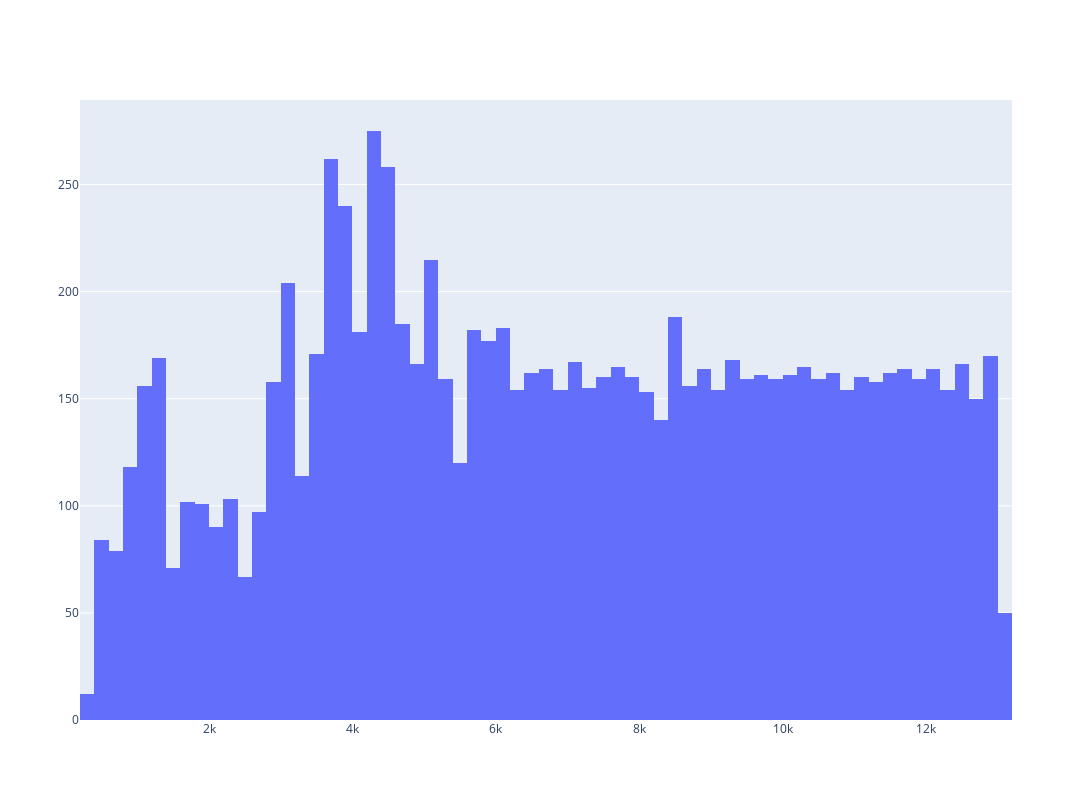
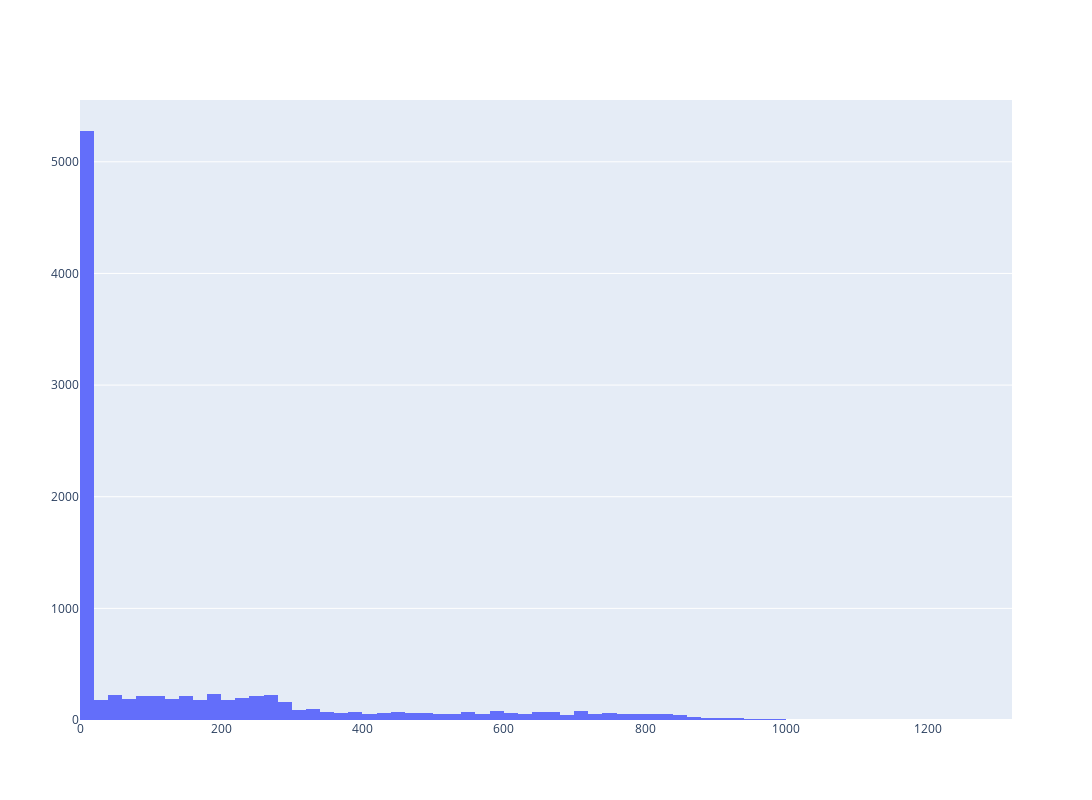
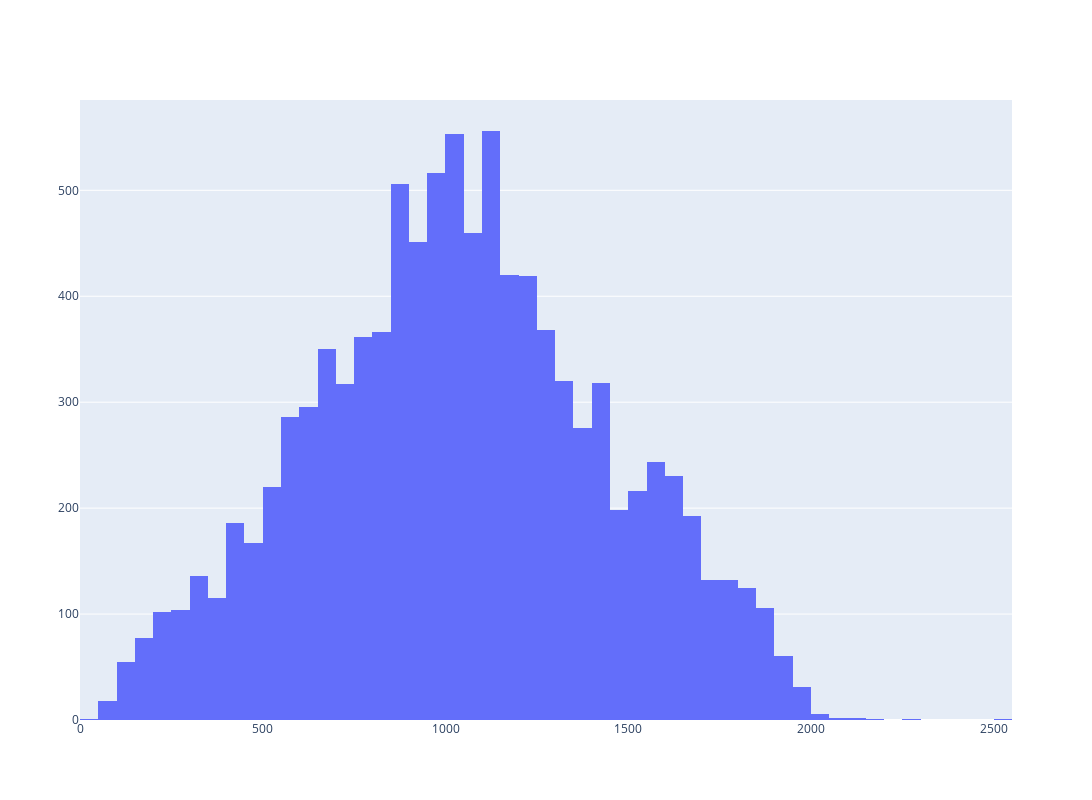
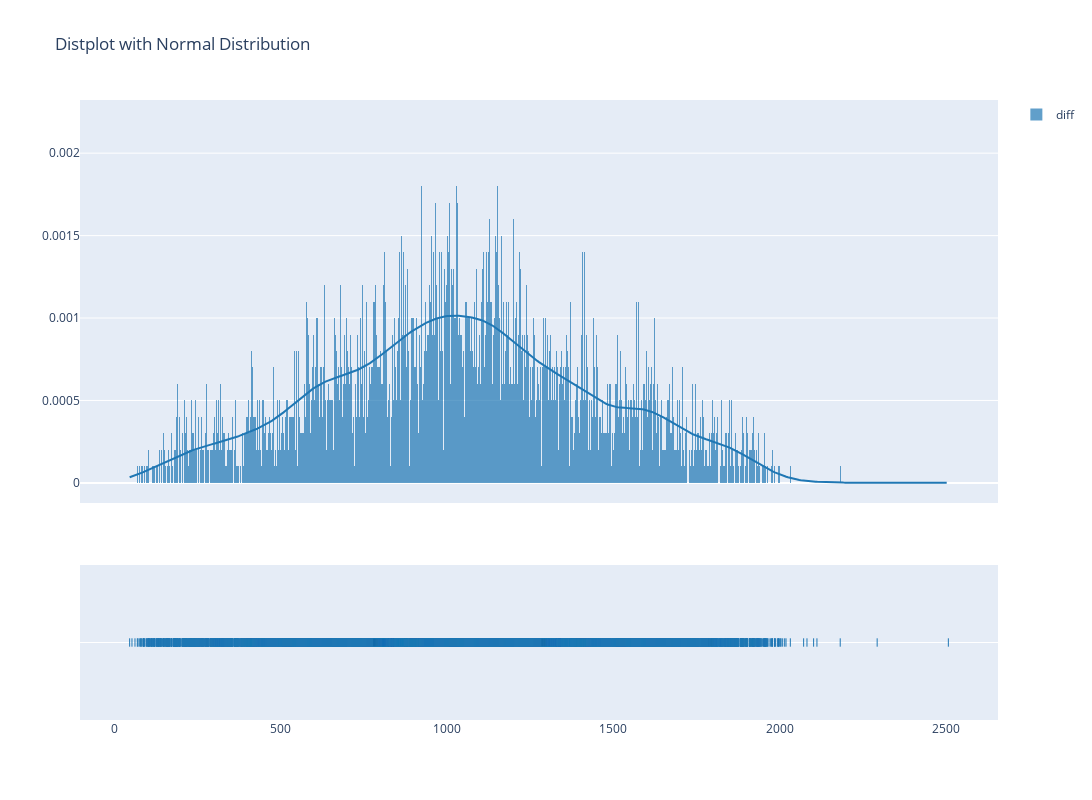

Notebook source saved alongside these figures, in order:
### Code cell
timeline_plotting("../timeline-2000nodes.csv")
histogram_plotting("../timeline-2000nodes.csv", num_bins=100)

### Figure 1 — Plotly figure (JSON) as saved in the notebook; plotly's stock layout.template omitted (floating-point values rounded to 4 significant figures; data arrays with more than 128 entries replaced by an {"elided": "..."} marker saying what was removed)
{"data": [{"nbinsx": 100, "type": "histogram", "x": {"elided": "10000 int values"}}], "layout": {"autosize": false, "height": 800, "width": 1600, "xaxis": {"autorange": true, "range": [199.5, 13200.0], "type": "linear"}, "yaxis": {"autorange": true, "range": [0, 289.5]}}}

### Figure 2 — Plotly figure (JSON) as saved in the notebook; plotly's stock layout.template omitted (floating-point values rounded to 4 significant figures; data arrays with more than 128 entries replaced by an {"elided": "..."} marker saying what was removed)
{"data": [{"nbinsx": 100, "type": "histogram", "x": {"elided": "10000 int values"}}], "layout": {"autosize": false, "height": 800, "width": 1600, "xaxis": {"autorange": true, "range": [-0.5, 1320.0], "type": "linear"}, "yaxis": {"autorange": true, "range": [0, 5554.0]}}}

### Figure 3 — Plotly figure (JSON) as saved in the notebook; plotly's stock layout.template omitted (floating-point values rounded to 4 significant figures; data arrays with more than 128 entries replaced by an {"elided": "..."} marker saying what was removed)
{"data": [{"nbinsx": 100, "type": "histogram", "x": {"elided": "10000 int values"}}], "layout": {"autosize": false, "height": 800, "width": 1500, "xaxis": {"autorange": true, "range": [-0.5, 2550.0], "type": "linear"}, "yaxis": {"autorange": true, "range": [0, 585.3]}}}

### Figure 4 — Plotly figure (JSON) as saved in the notebook; plotly's stock layout.template omitted (floating-point values rounded to 4 significant figures; data arrays with more than 128 entries replaced by an {"elided": "..."} marker saying what was removed)
{"data": [{"histnorm": "probability density", "legendgroup": "diff", "marker": {"color": "rgb(31, 119, 180)"}, "name": "diff", "opacity": 0.7, "type": "histogram", "x": {"elided": "10000 int values"}, "xaxis": "x", "xbins": {"end": 2507, "size": 1, "start": 46}, "yaxis": "y"}, {"legendgroup": "diff", "marker": {"color": "rgb(31, 119, 180)"}, "mode": "lines", "name": "diff", "showlegend": false, "type": "scatter", "x": {"elided": "500 float values"}, "xaxis": "x", "y": {"elided": "500 float values"}, "yaxis": "y"}, {"legendgroup": "diff", "marker": {"color": "rgb(31, 119, 180)", "symbol": "line-ns-open"}, "mode": "markers", "name": "diff", "showlegend": false, "type": "scatter", "x": {"elided": "10000 int values"}, "xaxis": "x", "y": {"elided": "10000 str values"}, "yaxis": "y2"}], "layout": {"autosize": false, "barmode": "overlay", "height": 800, "hovermode": "closest", "legend": {"traceorder": "reversed"}, "title": {"text": "Distplot with Normal Distribution"}, "width": 1500, "xaxis": {"anchor": "y2", "autorange": true, "domain": [0, 1], "range": [-99.43, 2652.0], "type": "linear", "zeroline": false}, "yaxis": {"anchor": "free", "autorange": true, "domain": [0.35, 1], "position": 0, "range": [-0.0001219, 0.002322], "type": "linear"}, "yaxis2": {"anchor": "x", "autorange": true, "domain": [0, 0.25], "dtick": 1, "range": [-1, 1], "showticklabels": false, "type": "category"}}}
